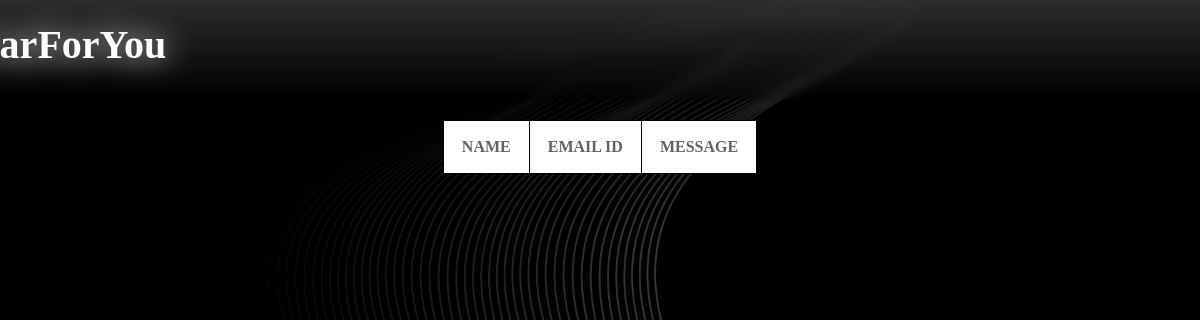
The page /admin/contact.php on the database as committed earlier.
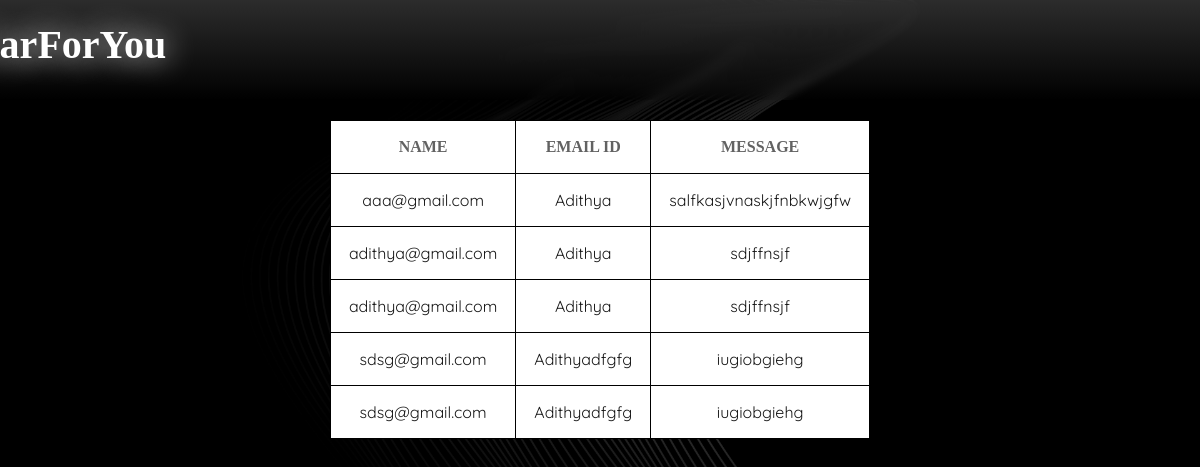
The same page on the database as committed later.
### tables this page shows
CREATE TABLE `contact` (
  `ID` int(11) NOT NULL,
  `Name` varchar(30) NOT NULL,
  `Email` varchar(30) NOT NULL,
  `Message` text NOT NULL
);

### admin/contact.php (the view, shortened to what this page needs)
<!DOCTYPE html>
<html lang="en">
<head>
	<link rel="stylesheet" type="text/css" href="css/reset.css">
	<link rel="stylesheet" type="text/css" href="css/responsive.css">
</head>
<body>
	<section class="">
		<?php
        include 'header.php';
        $car = "SELECT * FROM contact";
        $car1 = $conn->query($car);
        ?>
        <div class="cal">
        <table class="invc">
            <tr>
            <td><h3>NAME</h3></td>
            <td><h3>EMAIL ID</h3></td>
            <td><h3>MESSAGE</h3></td>
            </tr>
        <?php
        while($carw1=$car1->fetch_assoc())
        {
            ?>
            <tr>
            <td><?php echo $carw1['Name'] ?></td>
            <td><?php echo $carw1['Email'] ?></td>
            <td><?php echo $carw1['Message'] ?></td>
            </tr>
        <?php }
        ?>
	</section>
</body>
</html>

Rows that differ between the two databases and show on the page:
added contact: Name "aaa@gmail.com", Email "Adithya", Message "salfkasjvnaskjfnbkwjgfw"
added contact: Name "adithya@gmail.com", Email "Adithya", Message "sdjffnsjf"
added contact: Name "adithya@gmail.com", Email "Adithya", Message "sdjffnsjf"
added contact: Name "sdsg@gmail.com", Email "Adithyadfgfg", Message "iugiobgiehg"
added contact: Name "sdsg@gmail.com", Email "Adithyadfgfg", Message "iugiobgiehg"
